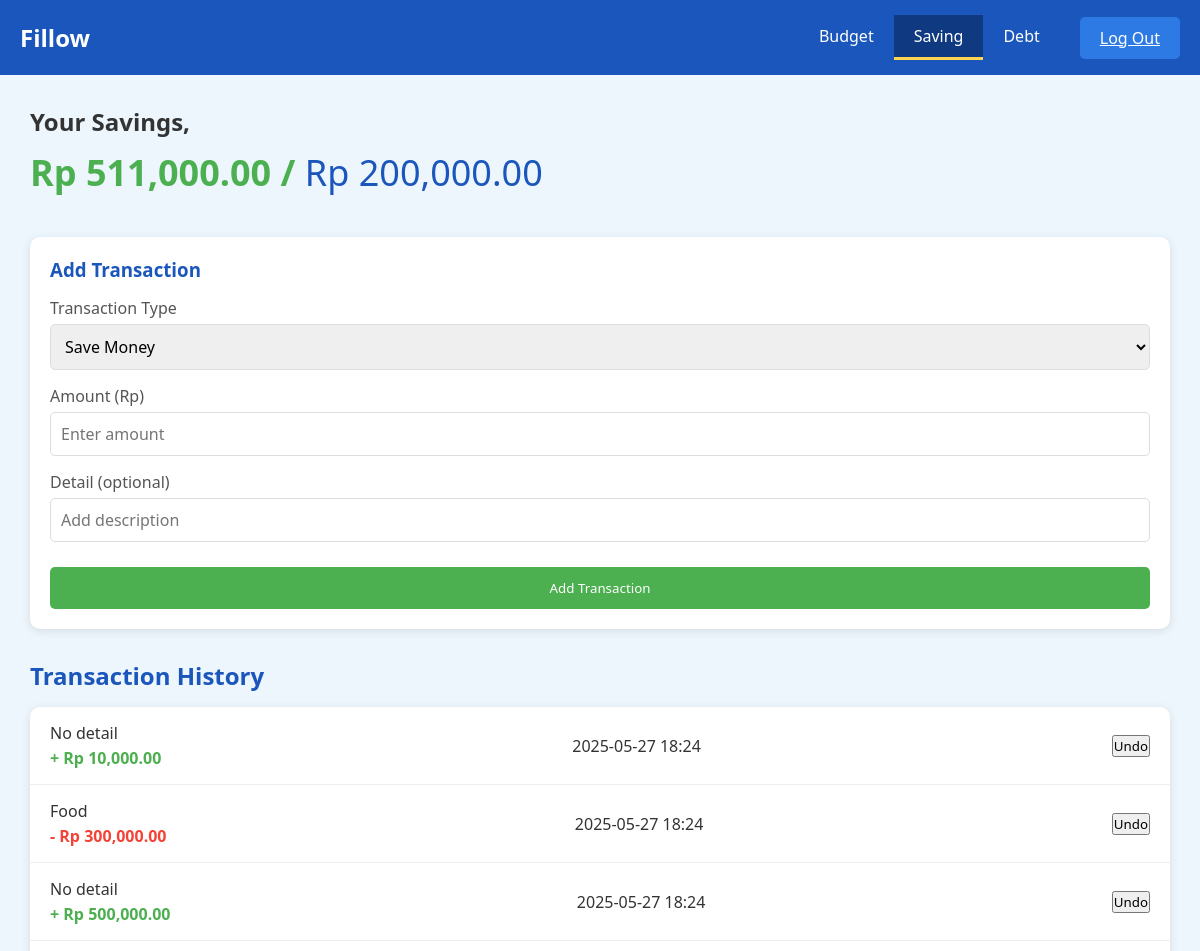
The app's page /savings (signed in, upper part), older data.
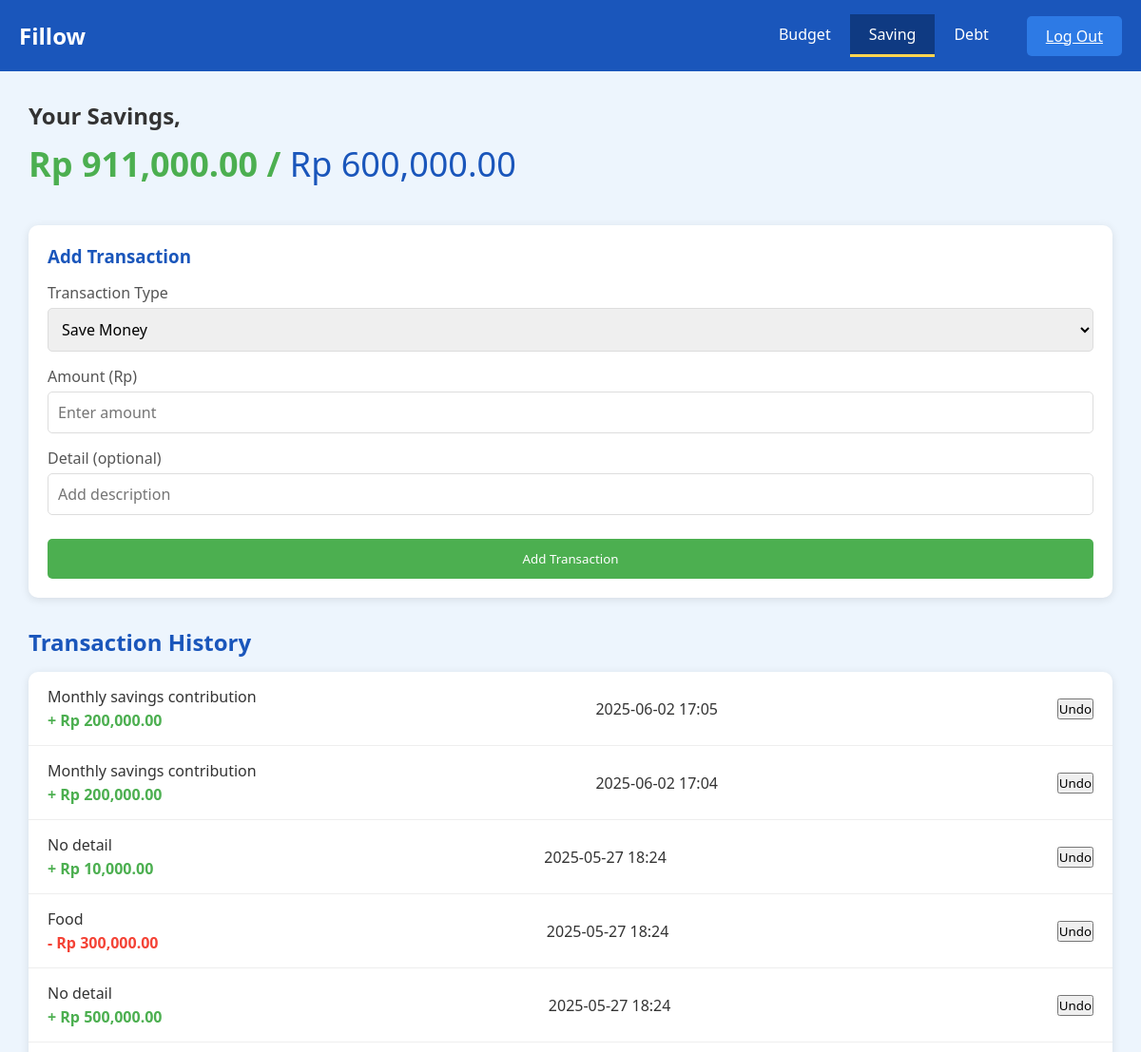
The same page, newer data.
### models.py (models this page shows)
class Savings(db.Model):
    id = db.Column(db.Integer, primary_key=True)
    curr_savings = db.Column(db.Float, nullable=False)
    saving_goal = db.Column(db.Float, nullable=True)  # <-- New field added
    date = db.Column(db.DateTime, nullable=True)
    detail = db.Column(db.Text, nullable=True)

class SavingsTransaction(db.Model):
    id = db.Column(db.Integer, primary_key=True)
    savings_id = db.Column(db.Integer, db.ForeignKey('savings.id'), nullable=False)  # <-- fix here
    action = db.Column(db.String(10), nullable=False)  # 'save' or 'spend'
    amount = db.Column(db.Float, nullable=False)
    detail = db.Column(db.Text, nullable=True)
    date = db.Column(db.DateTime, nullable=False)
    savings = db.relationship('Savings', backref=db.backref('transactions', lazy=True))

### routes.py (the view, shortened to what this page needs)
@BP.route('/savings', methods=['GET', 'POST'])
@login_required_manual
def savings():
    user = get_current_user()
    if not user:
        return redirect(url_for('BP.login'))
    savings = Savings.query.get(user.savings_id) if user.savings_id else None
    budget = user.budget if user else None
    transactions = SavingsTransaction.query.filter_by(savings_id=savings.id).order_by(SavingsTransaction.date.desc()).all() if savings else []
    return render_template(
        'savings.html',
        savings=savings,
        curr_savings=savings.curr_savings if savings else 0,
        saving_goal=savings.saving_goal if savings and savings.saving_goal else 0,
        transactions=transactions,
        budget=budget
    )

### routes.py (called while the page is built)
def login_required_manual(f):
    @wraps(f)
    def decorated_function(*args, **kwargs):
        if 'user_id' not in session:
            if request.headers.get('X-Requested-With') == 'XMLHttpRequest':
                return jsonify(success=False, message="Not logged in"), 401
            return redirect(url_for('BP.login'))
        return f(*args, **kwargs)
    return decorated_function

def get_current_user():
    user_id = session.get('user_id')
    if user_id:
        return User.query.get(user_id)
    return None

### templates/savings.html (shortened to what this page needs)
<!DOCTYPE html>
<html lang="en">
<head>
    <link rel="stylesheet" href="/static/saving.css" />
    <link
      rel="stylesheet"
      href="https://cdnjs.cloudflare.com/ajax/libs/font-awesome/5.15.4/css/all.min.css"
    />
</head>
<body>
    <div class="container">
        <header>
            <div class="logo">Fillow</div>
            <nav>
                <a href="{{ url_for('BP.budget') }}">Budget</a>
                <a href="{{ url_for('BP.savings') }}" class="active">Saving</a>
                <a href="debt.html">Debt</a>
            </nav>
            <a href="{{ url_for('BP_auth.logout') }}" class="log-out">Log Out</a>
        </header>
        <div class="content">
            <h1 class="savings-title">Your Savings,</h1>
            <div class="savings-amount">
                <span id="currentSavings">Rp {{ "{:,.2f}".format(curr_savings) }}</span> /
                <span id="savingsGoal">Rp {{ "{:,.2f}".format(saving_goal) }}</span>
            </div>
            <div class="transaction-form">
                <h3>Add Transaction</h3>
                <form id="transactionForm" method="POST" action="{{ url_for('BP.savings') }}">
                    <div class="form-group">
                        <label for="transactionType">Transaction Type</label>
                        <select id="transactionType" name="action" required>
                            <option value="save">Save Money</option>
                        </select>
                    </div>
                    <div class="form-group">
                        <label for="amount">Amount (Rp)</label>
                        <input
                            type="number"
                            id="amount"
                            name="amount"
                            placeholder="Enter amount"
                            required
                            min="0.01"
                            step="0.01"
                        />
                    </div>
                    <div class="form-group">
                        <label for="detail">Detail (optional)</label>
                        <input type="text" id="detail" name="detail" placeholder="Add description" />
                    </div>
                    <button type="submit" class="submit-btn">Add Transaction</button>
                </form>
            </div>
            <div class="transaction-section">
                <h2>Transaction History</h2>
                <div class="transaction-list" id="transactionList">
                    {% for txn in transactions %}
                    <div class="transaction-item {% if txn.action == 'save' %}income{% else %}expense{% endif %}">
                        <div class="transaction-details">
                            <div class="transaction-category">{{ txn.detail or txn.category or 'No detail' }}</div>
                            <div class="transaction-amount">
                                {% if txn.action == 'save' %}
                                    + Rp {{ "{:,.2f}".format(txn.amount) }}
                                {% else %}
                                    - Rp {{ "{:,.2f}".format(txn.amount) }}
                                {% endif %}
                            </div>
                        </div>
                        <div class="transaction-date">{{ txn.date.strftime('%Y-%m-%d %H:%M') if txn.date else '' }}</div>
                        <form method="POST" action="{{ url_for('BP.undo_transaction', txn_id=txn.id) }}" style="display:inline;">
                            <button type="submit" class="undo-btn" onclick="return confirm('Undo this transaction? This action cannot be undone.')">
                                Undo
                            </button>
                        </form>
                    </div>
                    {% else %}
                    <p>No transactions yet.</p>
                    {% endfor %}
                </div>
            </div>
        </div>
    </div>
</body>
</html>

### static/saving.css (style rules this page uses)
* { margin: 0; padding: 0; box-sizing: border-box; font-family: 'Segoe UI', Tahoma, Geneva, Verdana, sans-serif; }
body { background-color: #f5f8fc; color: #333; }
.container { width: 100%; margin: 0; padding: 0; box-shadow: 0 0 20px rgba(0, 0, 0, 0.1); display: flex; flex-direction: column; min-height: 100vh; }
header { background-color: #1a56bb; color: white; padding: 15px 20px; display: flex; justify-content: space-between; align-items: center; }
.logo { font-size: 24px; font-weight: bold; }
nav { display: flex; margin-left: auto; margin-right: 20px; }
nav a { color: white; text-decoration: none; padding: 10px 20px; font-weight: 500; transition: all 0.3s ease; }
nav a.active { background-color: #0f3a82; border-bottom: 3px solid #ffd54f; }
.log-out { background-color: #2d7ae5; color: white; border: none; padding: 10px 20px; border-radius: 5px; cursor: pointer; font-weight: 500; transition: all 0.3s ease; }
.content { padding: 30px; background-color: #edf5fd; flex-grow: 1; max-width: 1200px; margin: 0 auto; width: 100%; }
.savings-title { font-size: 24px; margin-bottom: 10px; color: #333; }
.savings-amount { font-size: 36px; font-weight: bold; margin-bottom: 40px; color: #4CAF50; }
#savingsGoal { color: #1a56bb; font-weight: normal; }
.transaction-form { background-color: white; padding: 20px; border-radius: 10px; box-shadow: 0 2px 10px rgba(0, 0, 0, 0.1); margin-bottom: 30px; }
.transaction-form h3 { margin-bottom: 15px; color: #1a56bb; }
.form-group { margin-bottom: 15px; }
.form-group label { display: block; margin-bottom: 5px; font-weight: 500; color: #555; }
.form-group select, .form-group input { width: 100%; padding: 10px; border: 1px solid #ddd; border-radius: 5px; font-size: 16px; }
.submit-btn { background-color: #4CAF50; color: white; border: none; padding: 12px 20px; border-radius: 5px; cursor: pointer; font-weight: 500; transition: all 0.3s ease; width: 100%; margin-top: 10px; }
.transaction-section h2 { margin-bottom: 15px; color: #1a56bb; }
.transaction-list { background-color: white; border-radius: 10px; overflow: hidden; box-shadow: 0 2px 10px rgba(0, 0, 0, 0.1); }
.transaction-item { padding: 15px 20px; border-bottom: 1px solid #eee; display: flex; justify-content: space-between; align-items: center; transition: background-color 0.3s ease; }
.transaction-category { font-weight: 500; margin-bottom: 3px; }
.transaction-amount { font-weight: 600; }
.income .transaction-amount { color: #4CAF50; }
.expense .transaction-amount { color: #F44336; }

Row changes from the older to the newer data that the page shows:
changed Savings: curr_savings "511,000.00" → "911,000.00"; saving_goal "200,000.00" → "600,000.00"
added SavingsTransaction: detail "Monthly savings contribution", amount "200,000.00", date "2025-06-02 17:05"
added SavingsTransaction: detail "Monthly savings contribution", amount "200,000.00", date "2025-06-02 17:04"
